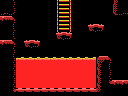

Below is a game level as drawn by its tile map, then a one-line description and the .tmx file that defines it, in full:
An orthogonal 16x12 tile map with 8x8 px tiles, 1 tile layer (Tile Layer 1) and 3 objects (door-left, breakable-left, item).

<map version="1.0" orientation="orthogonal" renderorder="right-down" width="16" height="12" tilewidth="8" tileheight="8" nextobjectid="13">
 <properties>
  <property name="right" value="hole" />
  <property name="up" value="stairs" />
 </properties>
 <tileset firstgid="1" name="tiles" tilewidth="8" tileheight="8" tilecount="256" columns="16">
  <image source="tiles.png" width="128" height="128" />
 </tileset>
 <layer name="Tile Layer 1" width="16" height="12">
  <data encoding="csv">
118,252,1,1,1,1,1,249,168,1,1,1,1,1,123,118,
148,144,1,1,1,1,1,249,168,1,1,1,1,1,145,254,
119,121,1,1,1,1,1,249,168,1,1,1,1,1,1,1,
118,126,1,1,1,1,1,249,168,1,1,152,156,1,1,1,
118,126,1,1,1,1,1,152,156,1,1,1,1,1,1,1,
119,121,1,152,156,1,1,1,1,1,1,1,1,1,1,1,
118,252,1,1,1,1,1,1,1,1,1,1,1,1,1,1,
118,252,101,101,101,101,101,101,101,101,101,101,117,121,1,1,
118,127,113,113,113,113,113,113,113,113,113,113,251,126,1,1,
118,127,113,113,113,113,113,113,113,113,113,113,251,127,1,1,
118,127,113,113,113,113,113,113,113,113,113,113,251,128,119,119,
118,128,120,120,120,120,120,120,120,120,120,120,143,118,118,118
</data>
 </layer>
 <objectgroup name="objects">
  <object id="10" type="door-left" x="0" y="16" width="16" height="24" />
  <object id="11" type="breakable-left" x="0" y="16" width="16" height="24" />
  <object id="12" type="item" x="24" y="24" width="16" height="16" />
 </objectgroup>
</map>
